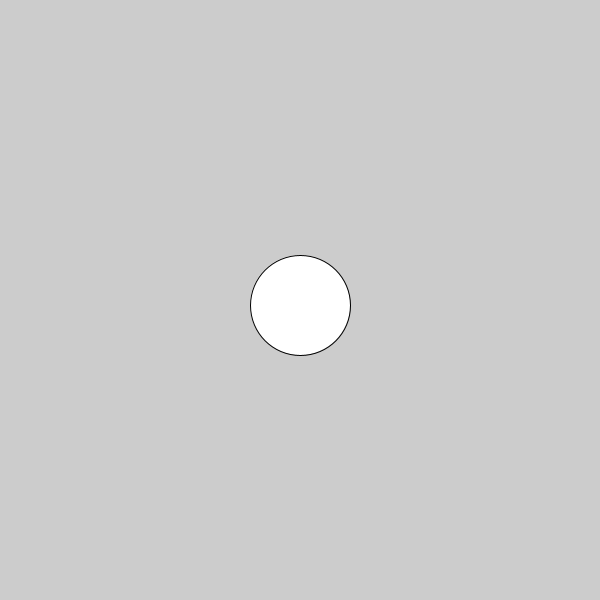
Frame 1 (no input)
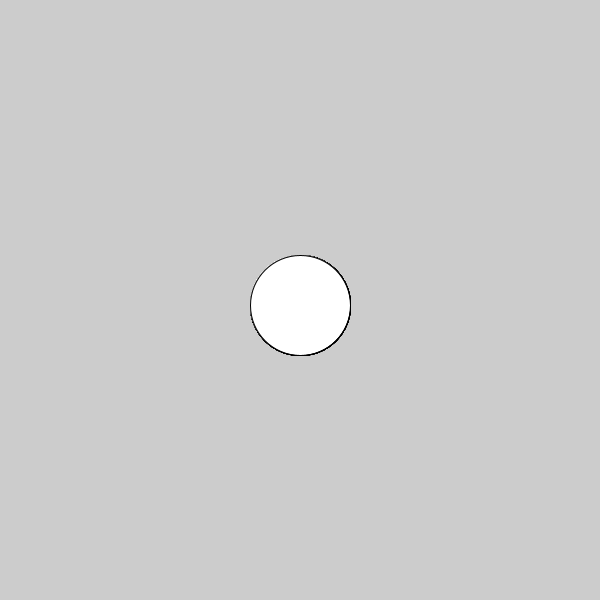
Frame 60 (the mouse pressed at the canvas centre just before this capture)
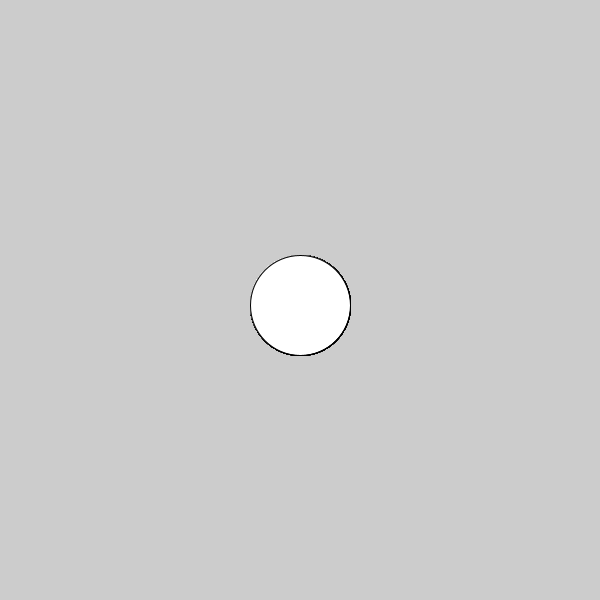
Frame 120 (the mouse held since frame 60 and released just before this capture)

The Processing sketch that drew these frames (run headless with seeded random() and noise(); from frame 60 on, the mouse is pressed at the canvas centre):

// Processing sketch: Question_11
// ── Question_11.pde
int incr;

void setup() {
  size(600, 600);
  incr = 5;
}

void draw() {
  int yPosition = width/2 + incr;
  ellipse(width/2, yPosition, 100, 100);

  if (yPosition >= height +incr) {
    yPosition = 0;
  } else {
    yPosition += 10;
  }
}
